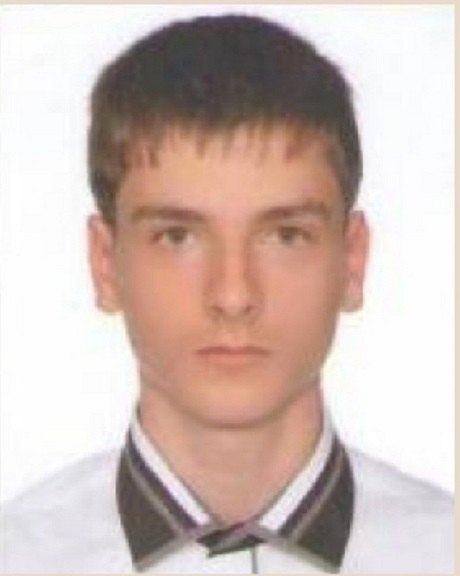
#> input picture lab8/Maks12.jpg, 460 x 576 px
$ python LR_8_task_3.py
#> lines starting #> are read from the running program, lines starting #| are printed output that depends on the picture
import cv2
import numpy as np
img = cv2.imread("Maks12.jpg")
#> img is the input picture: shape (576, 460, 3); mean B, G, R 181.8, 188.1, 206.6
print(img.shape)
#| (576, 460, 3)
imgResize = cv2.resize(img, (1000, 500))
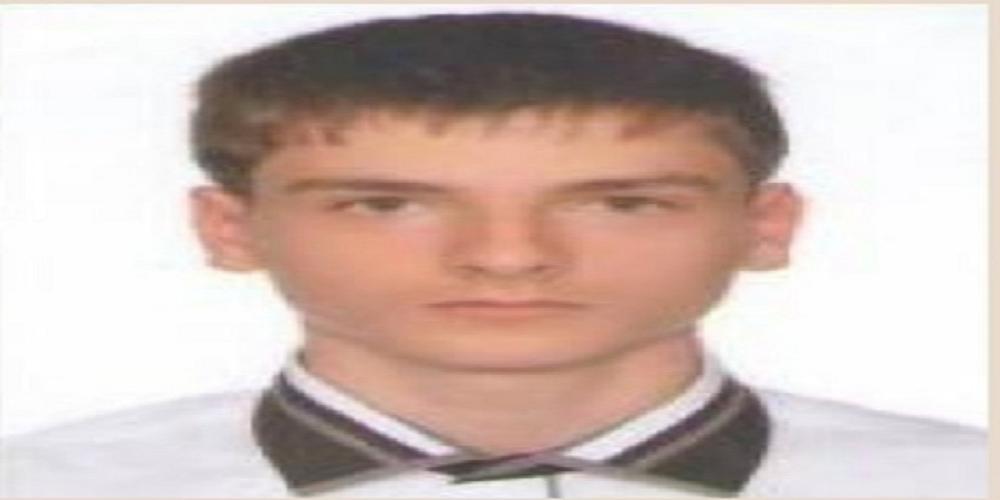
#> imgResize: shape (500, 1000, 3); mean B, G, R 181.7, 188, 206.5
print(imgResize.shape)
#| (500, 1000, 3)
imgCropped = img[75:400, 30:350]
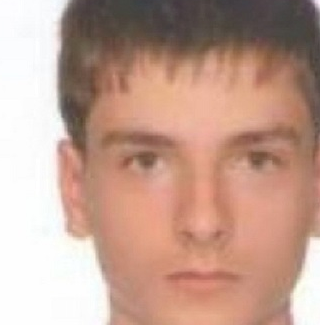
#> imgCropped: shape (325, 320, 3); mean B, G, R 144.6, 159.1, 193.8
cv2.imshow("Image", img)
# cv2.imshow("Image Resize",imgResize)
cv2.imshow("Image Cropped", imgCropped)
cv2.waitKey(0)

$ run again, with lab8/coins_2.JPG copied over lab8/Maks12.jpg
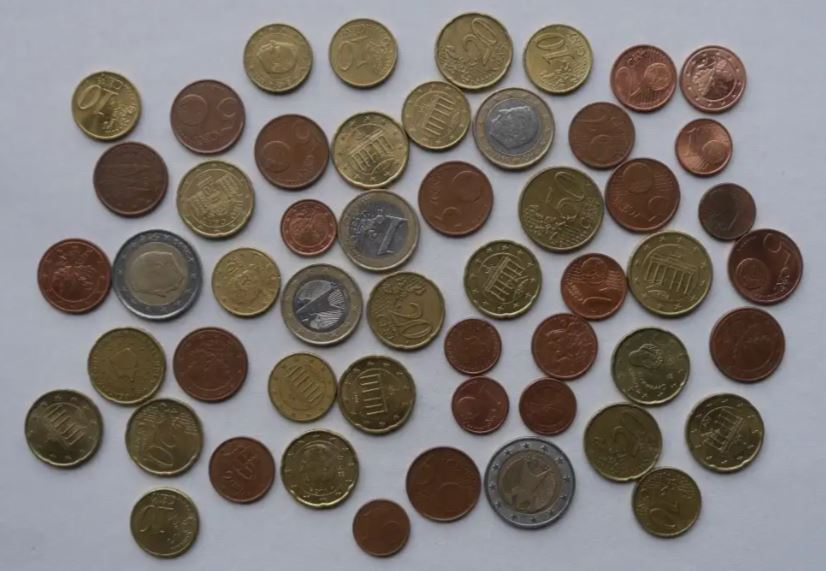
#> input picture lab8/coins_2.JPG, 826 x 571 px
#> img is the input picture: shape (571, 826, 3); mean B, G, R 114.7, 118.8, 125.6
#| (571, 826, 3)
#> `imgResize = cv2.resize(img, (1000, 500))`:
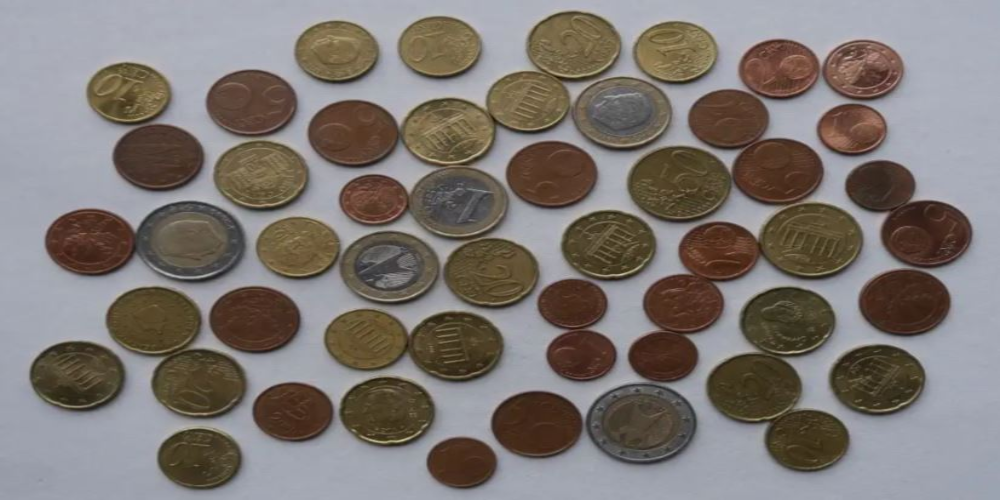
#> imgResize: shape (500, 1000, 3); mean B, G, R 114.6, 118.7, 125.5
#| (500, 1000, 3)
#> `imgCropped = img[75:400, 30:350]`:
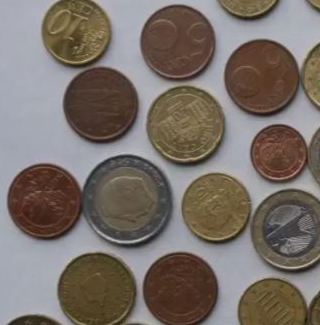
#> imgCropped: shape (325, 320, 3); mean B, G, R 104.6, 111.5, 120.8

$ run again, with lab8/face.jpg copied over lab8/Maks12.jpg
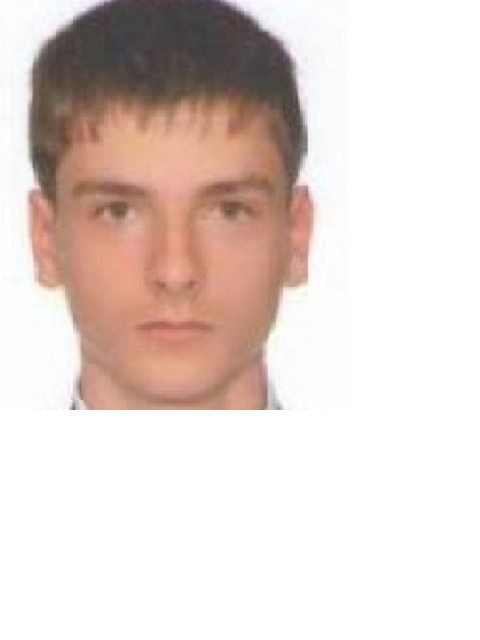
#> input picture lab8/face.jpg, 480 x 640 px
#> img is the input picture: shape (640, 480, 3); mean B, G, R 207.2, 212.5, 225.9
#| (640, 480, 3)
#> `imgResize = cv2.resize(img, (1000, 500))`:
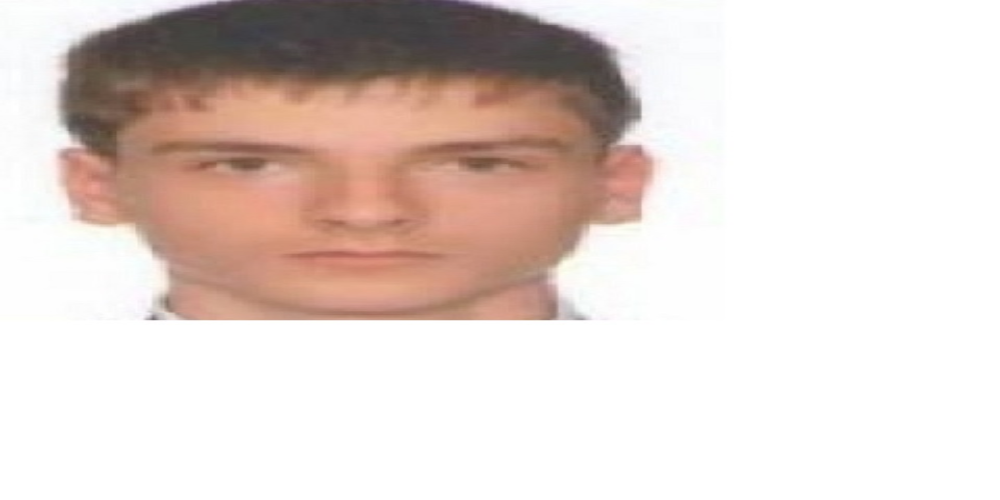
#> imgResize: shape (500, 1000, 3); mean B, G, R 207.2, 212.4, 225.9
#| (500, 1000, 3)
#> `imgCropped = img[75:400, 30:350]`:
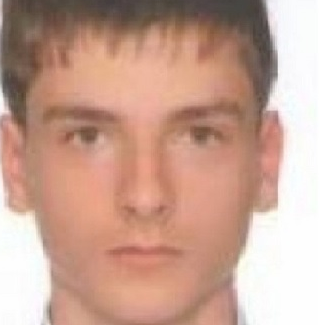
#> imgCropped: shape (325, 320, 3); mean B, G, R 145.8, 161.4, 199.2
